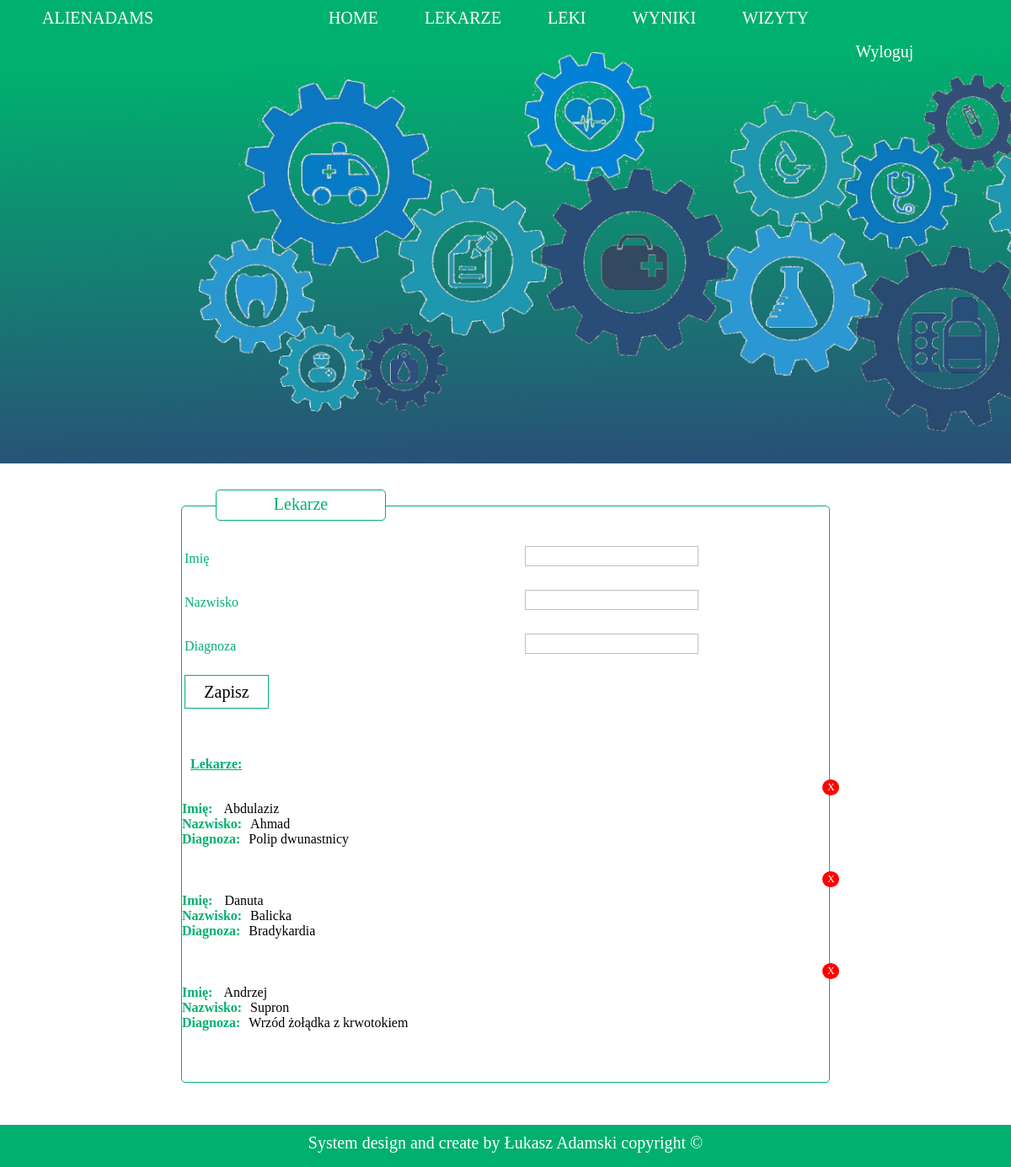
The page /doctors.php (signed in) on the database its author committed.
### tables this page shows
CREATE TABLE `doctors` (
  `first_name` varchar(20) DEFAULT NULL,
  `last_name` varchar(20) DEFAULT NULL,
  `desease` varchar(50) DEFAULT NULL,
  `username` varchar(20) DEFAULT NULL
);

### scripts/Patient.php (called while the page is built, shortened)
<?php
    include_once 'Database.php';
    class Patient
    {
        public static function getDoctors()
        {
            $Database = new Database();
            $Database->serverConnect();
            $Database->getDoctors();
        }
    }
?>

### scripts/Database.php (the view, shortened to what this page needs)
<?php
    class Database
    {
        public function getDoctors()
        {
            $username = $_SESSION['username'];
            print('<form method="POST" action="add_doctor.php">');
                print('<table class="data_box__table">');
                    print('<tr>');
                        print('<td>');
                            print('<label for="first_name_doctor">Imię</label>');
                        print('</td>');
                        print('<td>');
                            print('<input type="text" name="first_name_doctor" id="first_name_doctor"></input>');
                        print('</td>');
                    print('</tr>');
                    print('<tr>');
                        print('<td>');
                            print('<label for="last_name_doctor">Nazwisko</label>');
                        print('</td>');
                        print('<td>');
                            print('<input type="text" name="last_name_doctor" id="last_name_doctor"></input>');
                        print('</td>');
                    print('</tr>');
                    print('<tr>');
                        print('<td>');
                            print('<label for="desease">Diagnoza</label>');
                        print('</td>');
                        print('<td>');
                            print('<input type="text" name="desease" id="desease"></input>');
                        print('</td>');
                    print('</tr>');
                    print('<tr>');
                        print('<td><button class="data_box__button" id="save_button">Zapisz</button></td>');
                    print('</tr>');
                print('</table>');
            print('</form>');
            try
            {
                $pdo = new PDO('mysql:host=' . DB_HOST . ";dbname=" . DB_SCHEMA, DB_USER, DB_PASSWORD);
                $get_doctors_count = $pdo->query('SELECT count(*) FROM doctors WHERE username = "' . $username . '"');
                $get_doctors_count->execute();
                $row = $get_doctors_count->fetchAll();
                $count = $row[0][0];
                if($count == 0)
                {
                    echo "Nie dodano żadnego lekarza.";
                }
                else
                {
                    $get_doctors = $pdo->query('SELECT * FROM doctors WHERE username = "' . $username . '" ORDER BY last_name');
                    $get_doctors->execute();
                    $row = $get_doctors->fetchAll();
                    echo "<p class='data_box__deseases_list'>Lekarze:</p>";
                    for($i = 0; $i < $count; $i++)
                    {
                        echo "<div class='treatment_box'>";
                        echo "<div class='data_box__delete_button' id='" . $row[$i][1] . "'><a href='delete_doctor.php?delete=" . $row[$i][1] . "'>X</a></div>";
                        echo "<span class='data_box__spec'>Imię:</span> " . $row[$i][0] . "<br />";
                        echo "<span class='data_box__spec'>Nazwisko:</span>" . $row[$i][1] . "<br />";
                        echo "<span class='data_box__spec'>Diagnoza:</span>" . $row[$i][2] . "<br />";
                        echo "<br /><br />";
                        echo "</div>";
                    }
                }
            }
            catch(PDOException $e)
            {
                echo 'Wystąpił błąd! (' . $e->getMessage() . ') :( Prosimy spróbować ponownie.';
                die();
            }
        }
    }
?>

### css/style.css (style rules this page uses)
html, body { margin: 0; padding: 0; }
.data_box a { text-decoration: none; color: #FFF; }
.data_box__table { width: 800px; }
.data_box__table tr { height: 50px; }
.data_box__table td { width: 400px; }
.data_box__table label { display: block; width: 400px; font-family: Verdana; color: #00b06f; padding-bottom: 5px; }
.data_box__table input { width: 200px; height: 20px; margin-bottom: 10px; border: 1px solid #c0c0c0; transition: 0.3s; }
.data_box__deseases_list { font-family: Verdana; color: #00b06f; text-decoration: underline; margin-left: 10px; font-weight: bold; margin-top: 50px; }
.data_box__spec { font-family: Verdana; color: #00b06f; font-weight: bold; margin-right: 10px; }
.data_box__button { width: 100px; height: 40px; border: 1px solid #00b06f; background-color: #FFF; font-family: Verdana; font-size: 20px; cursor: pointer; transition: 0.3s; }
.data_box__delete_button { width: 20px; height: 17px; border-radius: 100%; background-color: #ff0000; font-family: Verdana; font-size: 12px; color: #ffffff; text-align: center; padding-top: 2px; cursor: pointer; position: relative; left: 99%; top: -7px; }
.treatment_box { font-family: Verdana; }

### rows shown on the page
doctors: first_name "Abdulaziz", last_name "Ahmad", desease "Polip dwunastnicy"
doctors: first_name "Danuta", last_name "Balicka", desease "Bradykardia"
doctors: first_name "Andrzej", last_name "Supron", desease "Wrzód żołądka z krwotokiem"

### other values the page prints
$_SESSION["username"] "ALIENADAMS"
